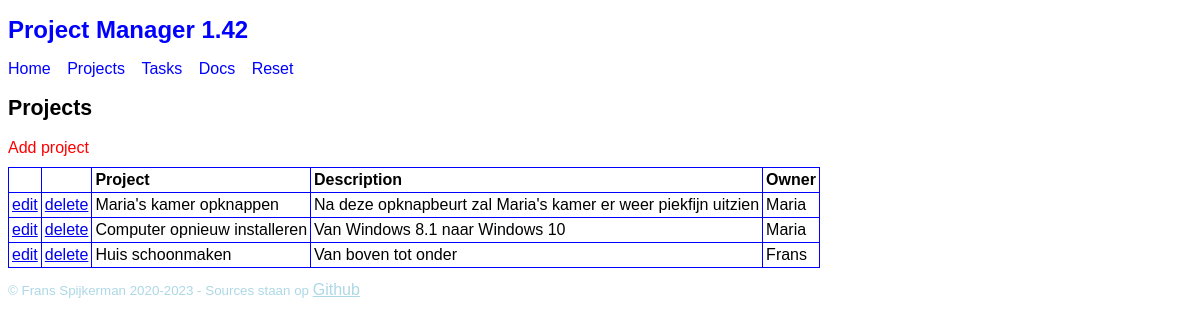
/?view=ProjectList, run on the app's committed database.
### tables this page shows
CREATE TABLE `TM1_Project` (
  `projectId` int(11) PRIMARY KEY AUTO_INCREMENT,
  `title` varchar(40) DEFAULT NULL,
  `description` text DEFAULT NULL,
  `owner` varchar(40) DEFAULT NULL
);

### framework/View.php (called while the page is built, shortened)
<?php
abstract class View {
    function __construct() {
        $this->show();
    }
}

### framework/SqlProvider.php (called while the page is built, shortened)
<?php
class SqlProvider {
    private static $pdo = null;
    private function connect($host, $dbname, $user, $pass): void {
        try {
            $dsn = "mysql:dbname=$dbname;host=$host;charset=utf8";
            self::$pdo = new PDO($dsn, $user, $pass, null);
            self::$pdo->setAttribute(PDO::ATTR_ERRMODE, PDO::ERRMODE_EXCEPTION);
        } catch (PDOException $ex) {
            die('SqlProvider connection failed: ' . $ex->getMessage());
        }
    }
    function prepare($sql) {
        return self::$pdo->prepare($sql);
    }
}

### framework/DAO.php (called while the page is built, shortened)
<?php
require_once 'framework/SqlProvider.php';
abstract class DAO extends SqlProvider {
    private $class;
    private $object;
    private $stmt;
    function __construct($class) {
        $this->class = $class;
    }
    protected function startListSql($sql, $args = []): void {
        $this->stmt = $this->prepare($sql);
        $this->stmt->execute($args);
        $this->object = $this->stmt->fetchObject($this->class) ?: null;
    }
    function hasNext(): bool {
        return $this->object !== null;
    }
    function getNext(): Model {
        $result = $this->object;
        $this->object = $this->stmt->fetchObject($this->class) ?: null;
        return $result;
    }
}

### dao/ProjectDAO.php (called while the page is built, shortened)
<?php
require_once 'framework/DAO.php';
require_once 'model/Project.php';
class ProjectDAO extends DAO {
    private static $select = 'SELECT * FROM `TM1_Project`';
    function startList(): void {
        $sql = self::$select;
        $sql .= ' ORDER BY `TM1_Project`.`projectId`';
        $this->startListSql($sql);
    }
}

### model/Project.php (called while the page is built, shortened)
<?php
class Project extends Model
{
    protected $projectId = null;
    protected $title = '';
    protected $description = '';
    protected $owner = '';
    function getProjectId()
    {
        return $this->projectId;
    }
    function getTitle()
    {
        return $this->title;
    }
    function getDescription()
    {
        return $this->description;
    }
    function getOwner()
    {
        return $this->owner;
    }
}

### view/ProjectList.php (the view)
<?php
require_once 'framework/View.php';
require_once 'model/Project.php';
require_once 'dao/ProjectDAO.php';
class ProjectList extends View {
    function show() {
        $projectDAO = new ProjectDAO;
        $projectDAO->startList();
        ?>
        <h2>Projects</h2>
        <nav>
            <a href="?view=ProjectEdit">Add project</a>
        </nav>
        <table>
            <tr>
                <th></th>
                <th></th>
                <th>Project</th>
                <th>Description</th>
                <th>Owner</th>
            </tr>
            <?php
            while ($projectDAO->hasNext()) {
                $project = $projectDAO->getNext();
                ?>
                <tr onclick="">
                    <td><a href="?view=ProjectEdit&projectId=<?= $project->getProjectId() ?>">edit</a></td>
                    <td><a href="?controller=ProjectController&action=delete&projectId=<?= $project->getProjectId() ?>">delete</a></td>
                    <td><?= $project->getTitle() ?></td>
                    <td><?= $project->getDescription() ?></td>
                    <td><?= $project->getOwner() ?></td>
                </tr>
                <?php
            }
            ?>
        </table>
        <?php
    }
}
new ProjectList;

### style/style.css (style rules this page uses)
* { font-family: sans-serif; font-size: 12pt; }
h2 { font-size: 16pt; }
nav { margin-top: 10px; margin-bottom: 10px; }
nav a, nav button { display: inline-block; text-decoration: none; margin: 0 12px 0 0; color: blue; }
main nav a { color: red; }
table, th, td { border: 1px solid blue; border-collapse: collapse; }
td, th { padding: 3px; }
th { text-align: left; }

### data on the page
tm1_project: title "Maria's kamer opknappen", description "Na deze opknapbeurt zal Maria's kamer er weer piekfijn uitzien", owner "Maria"
tm1_project: title "Computer opnieuw installeren", description "Van Windows 8.1 naar Windows 10", owner "Maria"
tm1_project: title "Huis schoonmaken", description "Van boven tot onder", owner "Frans"

### other printed values
$title "Project Manager 1.42"
$menu_item "Home"
$menu_item "Projects"
$menu_item "Tasks"
$menu_item "Docs"
$menu_item "Reset"
